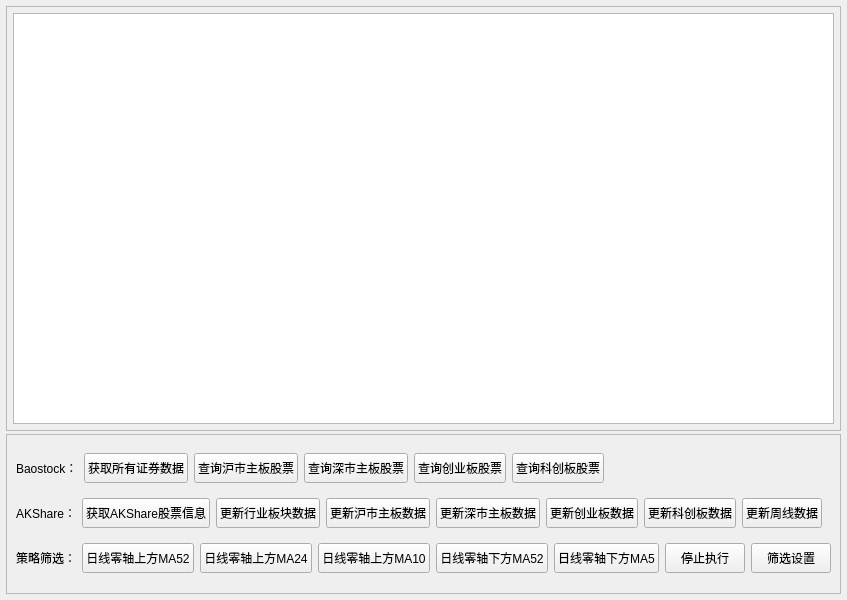
<?xml version="1.0" encoding="UTF-8"?>
<ui version="4.0">
 <class>Form</class>
 <widget class="QWidget" name="Form">
  <property name="geometry">
   <rect>
    <x>0</x>
    <y>0</y>
    <width>816</width>
    <height>600</height>
   </rect>
  </property>
  <property name="windowTitle">
   <string>Form</string>
  </property>
  <layout class="QVBoxLayout" name="verticalLayout">
   <property name="spacing">
    <number>3</number>
   </property>
   <property name="leftMargin">
    <number>6</number>
   </property>
   <property name="topMargin">
    <number>6</number>
   </property>
   <property name="rightMargin">
    <number>6</number>
   </property>
   <property name="bottomMargin">
    <number>6</number>
   </property>
   <item>
    <widget class="QFrame" name="frame_center">
     <property name="frameShape">
      <enum>QFrame::StyledPanel</enum>
     </property>
     <property name="frameShadow">
      <enum>QFrame::Raised</enum>
     </property>
     <layout class="QGridLayout" name="gridLayout">
      <property name="leftMargin">
       <number>6</number>
      </property>
      <property name="topMargin">
       <number>6</number>
      </property>
      <property name="rightMargin">
       <number>6</number>
      </property>
      <property name="bottomMargin">
       <number>6</number>
      </property>
      <property name="spacing">
       <number>0</number>
      </property>
      <item row="0" column="0">
       <widget class="QPlainTextEdit" name="plainTextEdit_log">
        <property name="readOnly">
         <bool>true</bool>
        </property>
       </widget>
      </item>
     </layout>
    </widget>
   </item>
   <item>
    <widget class="QFrame" name="frame_bottom">
     <property name="minimumSize">
      <size>
       <width>0</width>
       <height>160</height>
      </size>
     </property>
     <property name="maximumSize">
      <size>
       <width>16777215</width>
       <height>160</height>
      </size>
     </property>
     <property name="frameShape">
      <enum>QFrame::StyledPanel</enum>
     </property>
     <property name="frameShadow">
      <enum>QFrame::Raised</enum>
     </property>
     <layout class="QVBoxLayout" name="verticalLayout_2">
      <item>
       <layout class="QHBoxLayout" name="horizontalLayout">
        <item>
         <widget class="QLabel" name="label_2">
          <property name="text">
           <string>Baostock：</string>
          </property>
         </widget>
        </item>
        <item>
         <widget class="QPushButton" name="btn_get_all_stocks">
          <property name="minimumSize">
           <size>
            <width>0</width>
            <height>30</height>
           </size>
          </property>
          <property name="maximumSize">
           <size>
            <width>16777215</width>
            <height>30</height>
           </size>
          </property>
          <property name="text">
           <string>获取所有证券数据</string>
          </property>
         </widget>
        </item>
        <item>
         <widget class="QPushButton" name="btn_query_sh_main">
          <property name="minimumSize">
           <size>
            <width>0</width>
            <height>30</height>
           </size>
          </property>
          <property name="maximumSize">
           <size>
            <width>16777215</width>
            <height>30</height>
           </size>
          </property>
          <property name="text">
           <string>查询沪市主板股票</string>
          </property>
         </widget>
        </item>
        <item>
         <widget class="QPushButton" name="btn_query_sz_main">
          <property name="minimumSize">
           <size>
            <width>0</width>
            <height>30</height>
           </size>
          </property>
          <property name="maximumSize">
           <size>
            <width>16777215</width>
            <height>30</height>
           </size>
          </property>
          <property name="text">
           <string>查询深市主板股票</string>
          </property>
         </widget>
        </item>
        <item>
         <widget class="QPushButton" name="btn_query_gem">
          <property name="minimumSize">
           <size>
            <width>0</width>
            <height>30</height>
           </size>
          </property>
          <property name="maximumSize">
           <size>
            <width>16777215</width>
            <height>30</height>
           </size>
          </property>
          <property name="text">
           <string>查询创业板股票</string>
          </property>
         </widget>
        </item>
        <item>
         <widget class="QPushButton" name="btn_query_star">
          <property name="minimumSize">
           <size>
            <width>0</width>
            <height>30</height>
           </size>
          </property>
          <property name="maximumSize">
           <size>
            <width>16777215</width>
            <height>30</height>
           </size>
          </property>
          <property name="text">
           <string>查询科创板股票</string>
          </property>
         </widget>
        </item>
        <item>
         <spacer name="horizontalSpacer_2">
          <property name="orientation">
           <enum>Qt::Horizontal</enum>
          </property>
          <property name="sizeHint" stdset="0">
           <size>
            <width>40</width>
            <height>20</height>
           </size>
          </property>
         </spacer>
        </item>
       </layout>
      </item>
      <item>
       <layout class="QHBoxLayout" name="horizontalLayout_2">
        <item>
         <widget class="QLabel" name="label_3">
          <property name="text">
           <string>AKShare：</string>
          </property>
         </widget>
        </item>
        <item>
         <widget class="QPushButton" name="btn_get_akshare_stocks_info">
          <property name="minimumSize">
           <size>
            <width>0</width>
            <height>30</height>
           </size>
          </property>
          <property name="maximumSize">
           <size>
            <width>16777215</width>
            <height>30</height>
           </size>
          </property>
          <property name="text">
           <string>获取AKShare股票信息</string>
          </property>
         </widget>
        </item>
        <item>
         <widget class="QPushButton" name="btn_update_ths_board_industry_data">
          <property name="minimumSize">
           <size>
            <width>0</width>
            <height>30</height>
           </size>
          </property>
          <property name="maximumSize">
           <size>
            <width>16777215</width>
            <height>30</height>
           </size>
          </property>
          <property name="text">
           <string>更新行业板块数据</string>
          </property>
         </widget>
        </item>
        <item>
         <widget class="QPushButton" name="btn_update_sh_main_data">
          <property name="minimumSize">
           <size>
            <width>0</width>
            <height>30</height>
           </size>
          </property>
          <property name="maximumSize">
           <size>
            <width>16777215</width>
            <height>30</height>
           </size>
          </property>
          <property name="text">
           <string>更新沪市主板数据</string>
          </property>
         </widget>
        </item>
        <item>
         <widget class="QPushButton" name="btn_update_sz_main_data">
          <property name="minimumSize">
           <size>
            <width>0</width>
            <height>30</height>
           </size>
          </property>
          <property name="maximumSize">
           <size>
            <width>16777215</width>
            <height>30</height>
           </size>
          </property>
          <property name="text">
           <string>更新深市主板数据</string>
          </property>
         </widget>
        </item>
        <item>
         <widget class="QPushButton" name="btn_update_gem_data">
          <property name="minimumSize">
           <size>
            <width>0</width>
            <height>30</height>
           </size>
          </property>
          <property name="maximumSize">
           <size>
            <width>16777215</width>
            <height>30</height>
           </size>
          </property>
          <property name="text">
           <string>更新创业板数据</string>
          </property>
         </widget>
        </item>
        <item>
         <widget class="QPushButton" name="btn_update_star_data">
          <property name="minimumSize">
           <size>
            <width>0</width>
            <height>30</height>
           </size>
          </property>
          <property name="maximumSize">
           <size>
            <width>16777215</width>
            <height>30</height>
           </size>
          </property>
          <property name="text">
           <string>更新科创板数据</string>
          </property>
         </widget>
        </item>
        <item>
         <widget class="QPushButton" name="btn_update_weekly_data">
          <property name="minimumSize">
           <size>
            <width>0</width>
            <height>30</height>
           </size>
          </property>
          <property name="maximumSize">
           <size>
            <width>16777215</width>
            <height>30</height>
           </size>
          </property>
          <property name="text">
           <string>更新周线数据</string>
          </property>
         </widget>
        </item>
        <item>
         <spacer name="horizontalSpacer_3">
          <property name="orientation">
           <enum>Qt::Horizontal</enum>
          </property>
          <property name="sizeHint" stdset="0">
           <size>
            <width>40</width>
            <height>20</height>
           </size>
          </property>
         </spacer>
        </item>
       </layout>
      </item>
      <item>
       <layout class="QHBoxLayout" name="horizontalLayout_3">
        <item>
         <widget class="QLabel" name="label">
          <property name="text">
           <string>策略筛选：</string>
          </property>
         </widget>
        </item>
        <item>
         <widget class="QPushButton" name="btn_daily_up_ma52_filter">
          <property name="minimumSize">
           <size>
            <width>0</width>
            <height>30</height>
           </size>
          </property>
          <property name="maximumSize">
           <size>
            <width>16777215</width>
            <height>30</height>
           </size>
          </property>
          <property name="text">
           <string>日线零轴上方MA52</string>
          </property>
         </widget>
        </item>
        <item>
         <widget class="QPushButton" name="btn_daily_up_ma24_filter">
          <property name="minimumSize">
           <size>
            <width>0</width>
            <height>30</height>
           </size>
          </property>
          <property name="maximumSize">
           <size>
            <width>16777215</width>
            <height>30</height>
           </size>
          </property>
          <property name="text">
           <string>日线零轴上方MA24</string>
          </property>
         </widget>
        </item>
        <item>
         <widget class="QPushButton" name="btn_daily_up_ma10_filter">
          <property name="minimumSize">
           <size>
            <width>0</width>
            <height>30</height>
           </size>
          </property>
          <property name="maximumSize">
           <size>
            <width>16777215</width>
            <height>30</height>
           </size>
          </property>
          <property name="text">
           <string>日线零轴上方MA10</string>
          </property>
         </widget>
        </item>
        <item>
         <widget class="QPushButton" name="btn_daily_down_ma52_filter">
          <property name="minimumSize">
           <size>
            <width>0</width>
            <height>30</height>
           </size>
          </property>
          <property name="maximumSize">
           <size>
            <width>16777215</width>
            <height>30</height>
           </size>
          </property>
          <property name="text">
           <string>日线零轴下方MA52</string>
          </property>
         </widget>
        </item>
        <item>
         <widget class="QPushButton" name="btn_daily_down_ma5_filter">
          <property name="minimumSize">
           <size>
            <width>0</width>
            <height>30</height>
           </size>
          </property>
          <property name="maximumSize">
           <size>
            <width>16777215</width>
            <height>30</height>
           </size>
          </property>
          <property name="text">
           <string>日线零轴下方MA5</string>
          </property>
         </widget>
        </item>
        <item>
         <widget class="QPushButton" name="btn_stop">
          <property name="minimumSize">
           <size>
            <width>0</width>
            <height>30</height>
           </size>
          </property>
          <property name="maximumSize">
           <size>
            <width>16777215</width>
            <height>30</height>
           </size>
          </property>
          <property name="text">
           <string>停止执行</string>
          </property>
         </widget>
        </item>
        <item>
         <widget class="QPushButton" name="btn_policy_filter_setting">
          <property name="minimumSize">
           <size>
            <width>0</width>
            <height>30</height>
           </size>
          </property>
          <property name="maximumSize">
           <size>
            <width>16777215</width>
            <height>30</height>
           </size>
          </property>
          <property name="text">
           <string>筛选设置</string>
          </property>
         </widget>
        </item>
        <item>
         <spacer name="horizontalSpacer">
          <property name="orientation">
           <enum>Qt::Horizontal</enum>
          </property>
          <property name="sizeHint" stdset="0">
           <size>
            <width>40</width>
            <height>20</height>
           </size>
          </property>
         </spacer>
        </item>
       </layout>
      </item>
     </layout>
    </widget>
   </item>
  </layout>
 </widget>
 <resources/>
 <connections/>
</ui>
